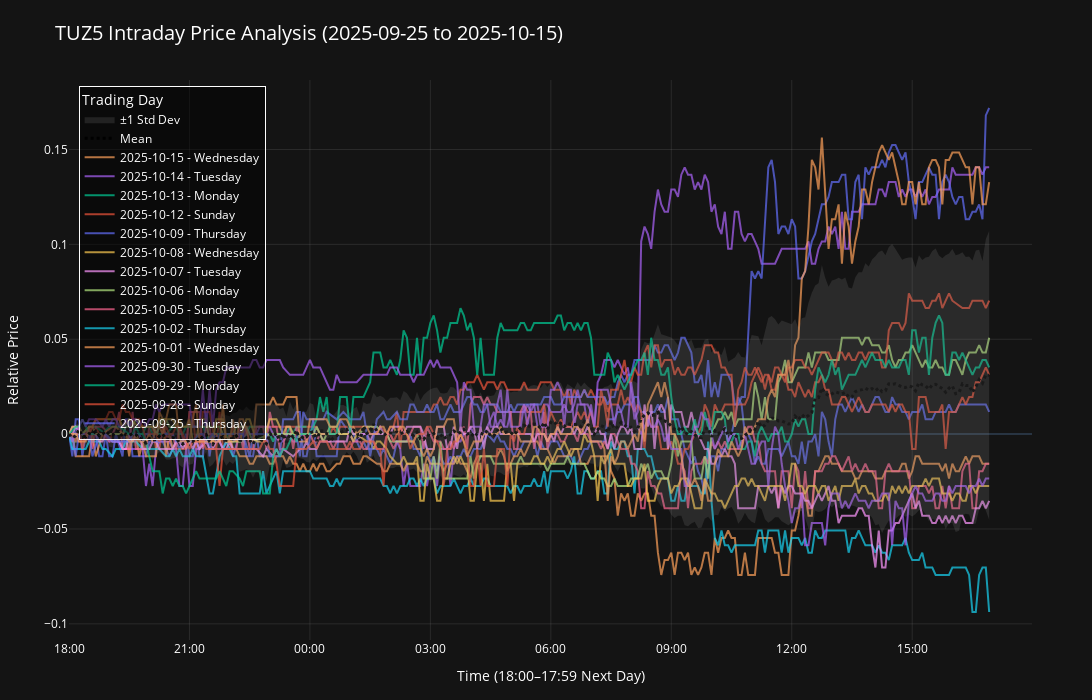

Notebook code for this chart:
### Markdown cell above
### Step 3: Data Visualization Via Plotly

### Code cell
# Prepare time columns for plotting
filtered_df['TimeDT'] = pd.to_datetime(
    '2000-01-01 ' + filtered_df['TimeOfDay'].astype(str),
    format='%Y-%m-%d %H:%M:%S'
)

# Shift times after 18:00 to next day for continuous visualization
cutoff = pd.to_datetime('18:00:00', format='%H:%M:%S').time()
filtered_df['TimePlot'] = filtered_df['TimeDT'].apply(
    lambda ts: ts + pd.Timedelta(days=1) if ts.time() < cutoff else ts
)

# Create day labels
filtered_df['DayStr'] = filtered_df['TradingDay'].dt.strftime('%Y-%m-%d')
filtered_df['WeekDay'] = filtered_df['TradingDay'].dt.day_name()
filtered_df['DayLabel'] = filtered_df['DayStr'] + ' - ' + filtered_df['WeekDay']

# Get unique days for overlaying
selected_days = sorted(filtered_df['DayLabel'].unique().tolist())

# Create traces for each trading day
traces = []
for label in selected_days:
    day_df = filtered_df[filtered_df['DayLabel'] == label].sort_values('TimePlot')
    
    trace = go.Scatter(
        x=day_df['TimePlot'],
        y=day_df['Relative Price'],
        mode='lines',
        name=label,
        opacity=0.7,
        hovertemplate='<b>%{fullData.name}</b><br>Time: %{x|%H:%M}<br>Rel Price: %{y:.4f}<extra></extra>'
    )
    traces.append(trace)

# Calculate mean and standard deviation
grouped = filtered_df.groupby('TimePlot')['Relative Price'].agg(['mean', 'std']).reset_index()
grouped.columns = ['TimePlot', 'Mean', 'StdDev']
grouped['StdDev'] = grouped['StdDev'].fillna(0)
grouped['Upper_Band'] = grouped['Mean'] + grouped['StdDev']
grouped['Lower_Band'] = grouped['Mean'] - grouped['StdDev']

# Mean trace
mean_trace = go.Scatter(
    x=grouped['TimePlot'],
    y=grouped['Mean'],
    mode='lines',
    name='Mean',
    line=dict(color='black', width=3, dash='dot'),
    hovertemplate='<b>Mean</b><br>Time: %{x|%H:%M}<br>Mean: %{y:.4f}<extra></extra>'
)

# Upper band (invisible)
upper_trace = go.Scatter(
    x=grouped['TimePlot'],
    y=grouped['Upper_Band'],
    mode='lines',
    line=dict(width=0),
    showlegend=False,
    hoverinfo='skip'
)

# Lower band with fill
lower_trace = go.Scatter(
    x=grouped['TimePlot'],
    y=grouped['Lower_Band'],
    mode='lines',
    line=dict(width=0),
    fill='tonexty',
    fillcolor='rgba(128, 128, 128, 0.2)',
    name='±1 Std Dev',
    hovertemplate='<b>±1 Std Dev</b><br>Time: %{x|%H:%M}<br>Lower: %{y:.4f}<extra></extra>'
)

# Combine all traces
all_traces = traces + [mean_trace, upper_trace, lower_trace]

# Create layout
layout = go.Layout(
    title=dict(
        text=f'{TICKER.upper()} Intraday Price Analysis ({START_DATE} to {END_DATE})',
        font=dict(size=20)
    ),
    xaxis=dict(
        title='Time (18:00–17:59 Next Day)',
        tickformat='%H:%M',
        range=['2000-01-01 18:00:00', '2000-01-02 17:59:00'],
        gridcolor='rgba(128, 128, 128, 0.2)'
    ),
    yaxis=dict(
        title='Relative Price',
        gridcolor='rgba(128, 128, 128, 0.2)'
    ),
    hovermode='x unified',
    template='plotly_dark',
    plot_bgcolor='rgba(20, 20, 20, 1)',
    paper_bgcolor='rgba(20, 20, 20, 1)',
    font=dict(color='white', size=12),
    legend=dict(
        title=dict(text='Trading Day'),
        orientation='v',
        yanchor='top',
        y=0.99,
        xanchor='left',
        x=0.01,
        bgcolor='rgba(0, 0, 0, 0.5)',
        bordercolor='white',
        borderwidth=1
    ),
    width=1200,
    height=700,
    margin=dict(l=60, r=60, t=80, b=60)
)

# Create and display figure
fig = go.Figure(data=all_traces, layout=layout)
fig.show()

print(f"\n✓ Chart created successfully!")
print(f"  Total traces: {len(all_traces)}")
print(f"  Individual day traces: {len(traces)}")
print(f"  Statistical traces: 3 (Mean + SD bands)")

### Figure 1 — Plotly figure (JSON) as saved in the notebook; plotly's stock layout.template omitted (floating-point values rounded to 4 significant figures; data arrays with more than 128 entries replaced by an {"elided": "..."} marker saying what was removed)
{"data": [{"hovertemplate": "<b>%{fullData.name}</b><br>Time: %{x|%H:%M}<br>Rel Price: %{y:.4f}<extra></extra>", "mode": "lines", "name": "2025-09-25 - Thursday", "opacity": 0.7, "type": "scatter", "x": {"elided": "267 str values"}, "y": {"elided": "267 float values"}}, {"hovertemplate": "<b>%{fullData.name}</b><br>Time: %{x|%H:%M}<br>Rel Price: %{y:.4f}<extra></extra>", "mode": "lines", "name": "2025-09-28 - Sunday", "opacity": 0.7, "type": "scatter", "x": {"elided": "257 str values"}, "y": {"elided": "257 float values"}}, {"hovertemplate": "<b>%{fullData.name}</b><br>Time: %{x|%H:%M}<br>Rel Price: %{y:.4f}<extra></extra>", "mode": "lines", "name": "2025-09-29 - Monday", "opacity": 0.7, "type": "scatter", "x": ["2000-01-01T18:00:00.000000000", "2000-01-01T18:05:00.000000000", "2000-01-01T18:10:00.000000000", "2000-01-01T18:15:00.000000000", "2000-01-01T18:20:00.000000000", "2000-01-01T18:30:00.000000000", "2000-01-01T18:40:00.000000000", "2000-01-01T18:55:00.000000000", "2000-01-01T19:00:00.000000000", "2000-01-01T19:05:00.000000000", "2000-01-01T19:15:00.000000000", "2000-01-01T19:20:00.000000000", "2000-01-01T19:30:00.000000000", "2000-01-01T19:35:00.000000000", "2000-01-01T19:40:00.000000000", "2000-01-01T19:45:00.000000000", "2000-01-01T19:50:00.000000000", "2000-01-01T19:55:00.000000000", "2000-01-01T20:00:00.000000000", "2000-01-01T20:05:00.000000000", "2000-01-01T20:10:00.000000000", "2000-01-01T20:15:00.000000000", "2000-01-01T20:20:00.000000000", "2000-01-01T20:25:00.000000000", "2000-01-01T20:35:00.000000000", "2000-01-01T20:40:00.000000000", "2000-01-01T20:45:00.000000000", "2000-01-01T20:50:00.000000000", "2000-01-01T20:55:00.000000000", "2000-01-01T21:00:00.000000000", "2000-01-01T21:05:00.000000000", "2000-01-01T21:10:00.000000000", "2000-01-01T21:15:00.000000000", "2000-01-01T21:20:00.000000000", "2000-01-01T21:25:00.000000000", "2000-01-01T21:30:00.000000000", "2000-01-01T21:35:00.000000000", "2000-01-01T21:40:00.000000000", "2000-01-01T21:45:00.000000000", "2000-01-01T21:50:00.000000000", "2000-01-01T21:55:00.000000000", "2000-01-01T22:00:00.000000000", "2000-01-01T22:10:00.000000000", "2000-01-01T22:15:00.000000000", "2000-01-01T22:20:00.000000000", "2000-01-01T22:25:00.000000000", "2000-01-01T22:30:00.000000000", "2000-01-01T22:40:00.000000000", "2000-01-01T22:50:00.000000000", "2000-01-01T22:55:00.000000000", "2000-01-01T23:00:00.000000000", "2000-01-01T23:05:00.000000000", "2000-01-01T23:10:00.000000000", "2000-01-01T23:15:00.000000000", "2000-01-01T23:20:00.000000000", "2000-01-01T23:25:00.000000000", "2000-01-01T23:30:00.000000000", "2000-01-01T23:35:00.000000000", "2000-01-01T23:40:00.000000000", "2000-01-01T23:45:00.000000000", "2000-01-01T23:50:00.000000000", "2000-01-01T23:55:00.000000000"], "y": [0.0, -0.003906, -0.003906, 0.003906, 0.0, 0.003906, 0.003906, 0.0, 0.0, 0.0, 0.0, 0.0, 0.0, 0.0, 0.0, 0.0, 0.0, 0.003906, 0.003906, 0.0, 0.0, 0.0, 0.0, 0.0, 0.003906, 0.003906, 0.0, 0.0, 0.003906, 0.003906, 0.003906, 0.003906, 0.003906, 0.003906, 0.0, -0.003906, 0.0, 0.0, 0.0, 0.0, 0.0, -0.003906, -0.003906, -0.003906, -0.003906, 0.0, 0.003906, 0.003906, 0.003906, 0.0, 0.0, -0.003906, 0.0, 0.0, 0.0, 0.0, 0.003906, 0.0, 0.003906, 0.003906, 0.003906, 0.003906]}, {"hovertemplate": "<b>%{fullData.name}</b><br>Time: %{x|%H:%M}<br>Rel Price: %{y:.4f}<extra></extra>", "mode": "lines", "name": "2025-09-30 - Tuesday", "opacity": 0.7, "type": "scatter", "x": {"elided": "265 str values"}, "y": {"elided": "265 float values"}}, {"hovertemplate": "<b>%{fullData.name}</b><br>Time: %{x|%H:%M}<br>Rel Price: %{y:.4f}<extra></extra>", "mode": "lines", "name": "2025-10-01 - Wednesday", "opacity": 0.7, "type": "scatter", "x": {"elided": "269 str values"}, "y": {"elided": "269 float values"}}, {"hovertemplate": "<b>%{fullData.name}</b><br>Time: %{x|%H:%M}<br>Rel Price: %{y:.4f}<extra></extra>", "mode": "lines", "name": "2025-10-02 - Thursday", "opacity": 0.7, "type": "scatter", "x": {"elided": "258 str values"}, "y": {"elided": "258 float values"}}, {"hovertemplate": "<b>%{fullData.name}</b><br>Time: %{x|%H:%M}<br>Rel Price: %{y:.4f}<extra></extra>", "mode": "lines", "name": "2025-10-05 - Sunday", "opacity": 0.7, "type": "scatter", "x": {"elided": "274 str values"}, "y": {"elided": "274 float values"}}, {"hovertemplate": "<b>%{fullData.name}</b><br>Time: %{x|%H:%M}<br>Rel Price: %{y:.4f}<extra></extra>", "mode": "lines", "name": "2025-10-06 - Monday", "opacity": 0.7, "type": "scatter", "x": {"elided": "240 str values"}, "y": {"elided": "240 float values"}}, {"hovertemplate": "<b>%{fullData.name}</b><br>Time: %{x|%H:%M}<br>Rel Price: %{y:.4f}<extra></extra>", "mode": "lines", "name": "2025-10-07 - Tuesday", "opacity": 0.7, "type": "scatter", "x": {"elided": "258 str values"}, "y": {"elided": "258 float values"}}, {"hovertemplate": "<b>%{fullData.name}</b><br>Time: %{x|%H:%M}<br>Rel Price: %{y:.4f}<extra></extra>", "mode": "lines", "name": "2025-10-08 - Wednesday", "opacity": 0.7, "type": "scatter", "x": {"elided": "252 str values"}, "y": {"elided": "252 float values"}}, {"hovertemplate": "<b>%{fullData.name}</b><br>Time: %{x|%H:%M}<br>Rel Price: %{y:.4f}<extra></extra>", "mode": "lines", "name": "2025-10-09 - Thursday", "opacity": 0.7, "type": "scatter", "x": {"elided": "245 str values"}, "y": {"elided": "245 float values"}}, {"hovertemplate": "<b>%{fullData.name}</b><br>Time: %{x|%H:%M}<br>Rel Price: %{y:.4f}<extra></extra>", "mode": "lines", "name": "2025-10-12 - Sunday", "opacity": 0.7, "type": "scatter", "x": {"elided": "269 str values"}, "y": {"elided": "269 float values"}}, {"hovertemplate": "<b>%{fullData.name}</b><br>Time: %{x|%H:%M}<br>Rel Price: %{y:.4f}<extra></extra>", "mode": "lines", "name": "2025-10-13 - Monday", "opacity": 0.7, "type": "scatter", "x": {"elided": "269 str values"}, "y": {"elided": "269 float values"}}, {"hovertemplate": "<b>%{fullData.name}</b><br>Time: %{x|%H:%M}<br>Rel Price: %{y:.4f}<extra></extra>", "mode": "lines", "name": "2025-10-14 - Tuesday", "opacity": 0.7, "type": "scatter", "x": {"elided": "271 str values"}, "y": {"elided": "271 float values"}}, {"hovertemplate": "<b>%{fullData.name}</b><br>Time: %{x|%H:%M}<br>Rel Price: %{y:.4f}<extra></extra>", "mode": "lines", "name": "2025-10-15 - Wednesday", "opacity": 0.7, "type": "scatter", "x": {"elided": "264 str values"}, "y": {"elided": "264 float values"}}, {"hovertemplate": "<b>Mean</b><br>Time: %{x|%H:%M}<br>Mean: %{y:.4f}<extra></extra>", "line": {"color": "black", "dash": "dot", "width": 3}, "mode": "lines", "name": "Mean", "type": "scatter", "x": {"elided": "276 str values"}, "y": {"elided": "276 float values"}}, {"hoverinfo": "skip", "line": {"width": 0}, "mode": "lines", "showlegend": false, "type": "scatter", "x": {"elided": "276 str values"}, "y": {"elided": "276 float values"}}, {"fill": "tonexty", "fillcolor": "rgba(128, 128, 128, 0.2)", "hovertemplate": "<b>±1 Std Dev</b><br>Time: %{x|%H:%M}<br>Lower: %{y:.4f}<extra></extra>", "line": {"width": 0}, "mode": "lines", "name": "±1 Std Dev", "type": "scatter", "x": {"elided": "276 str values"}, "y": {"elided": "276 float values"}}], "layout": {"font": {"color": "white", "size": 12}, "height": 700, "hovermode": "x unified", "legend": {"bgcolor": "rgba(0, 0, 0, 0.5)", "bordercolor": "white", "borderwidth": 1, "orientation": "v", "title": {"text": "Trading Day"}, "x": 0.01, "xanchor": "left", "y": 0.99, "yanchor": "top"}, "margin": {"b": 60, "l": 60, "r": 60, "t": 80}, "paper_bgcolor": "rgba(20, 20, 20, 1)", "plot_bgcolor": "rgba(20, 20, 20, 1)", "title": {"font": {"size": 20}, "text": "TUZ5 Intraday Price Analysis (2025-09-25 to 2025-10-15)"}, "width": 1200, "xaxis": {"gridcolor": "rgba(128, 128, 128, 0.2)", "range": ["2000-01-01 18:00:00", "2000-01-02 17:59:00"], "tickformat": "%H:%M", "title": {"text": "Time (18:00–17:59 Next Day)"}}, "yaxis": {"gridcolor": "rgba(128, 128, 128, 0.2)", "title": {"text": "Relative Price"}}}}
